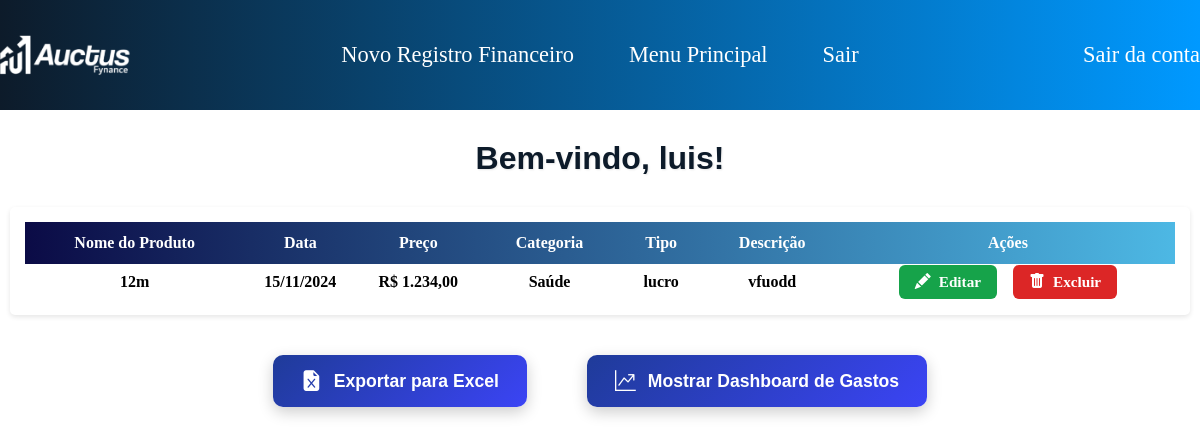
The page /pages/ver_gastos.php (signed in) on the database as committed earlier.
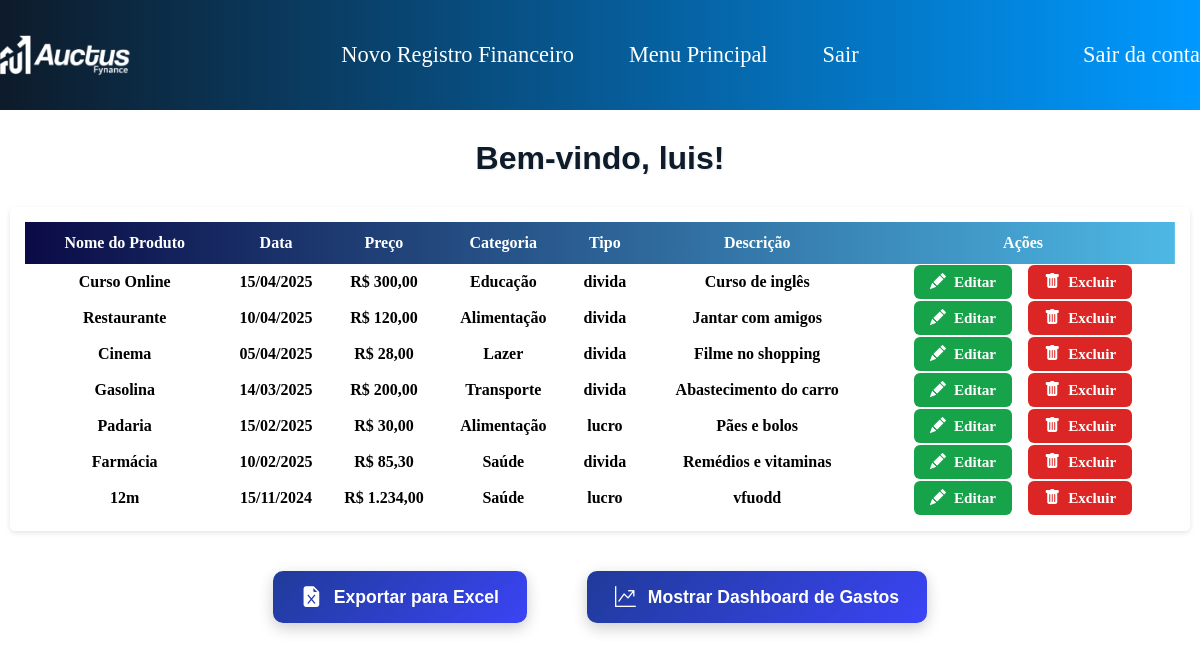
The same page on the database as committed later.
### tables this page shows
CREATE TABLE `gastos` (
  `id` int(11) NOT NULL,
  `user_id` int(11) NOT NULL,
  `Tipo` enum('lucro','divida') DEFAULT NULL,
  `Produto` varchar(255) NOT NULL,
  `data_gasto` date NOT NULL,
  `preco` decimal(10,2) NOT NULL,
  `categoria` varchar(255) NOT NULL,
  `descricao` text DEFAULT NULL
);

### pages/ver_gastos.php (the view, shortened to what this page needs)
<?php
$user_id = $_SESSION['usuario_id'];
$nome = $_SESSION['usuario_nome'];
$conn = new mysqli("localhost", "root", "", "sistema_login");
$sql = "SELECT * FROM gastos WHERE user_id = ? ORDER BY data_gasto DESC";
$stmt = $conn->prepare($sql);
$stmt->bind_param("i", $user_id);
$stmt->execute();
$result = $stmt->get_result();
$Produto = [];
while ($row = $result->fetch_assoc()) {
    $Produto[] = $row;
}
?>
<!DOCTYPE html>
<html lang="pt-br">
<head>
  <link rel="stylesheet" href="../styles/pasta Dos CSS/ver_gastos.css">
  <link href="https://cdn.jsdelivr.net/npm/bootstrap-icons@1.10.5/font/bootstrap-icons.css" rel="stylesheet">
</head>
<body>
<header>
        <div class="container">
            <img src="../../src/assets/Imagens do Site/Conteudo do site/Logo Branca.png" alt="logo do sistema" class="logo">
            <nav class="nav-links">
                <ul>
                    <li><a href="adicionar_gasto.php">Novo Registro Financeiro</a></li>
                    <li><a href="pasta Dos HTML/paginaprincipal.php">Menu Principal</a></li>
                    <li><a href="logout.php">Sair</a></li>
                </ul>
            </nav>
            <div class="login">
            <a href="logout.php">Sair da conta</a>
            </div>
        </div>
    </header>
    <span class="bem-vindo">Bem-vindo, <?php echo htmlspecialchars($nome); ?>!</span>
<div class="table-container">
   <?php if ($result->num_rows > 0): ?>
    <table>
      <thead>
        <tr>
          <th>Nome do Produto</th>
          <th>Data</th>
          <th>Preço</th>
          <th>Categoria</th>
          <th>Tipo</th>
          <th>Descrição</th>
          <th>Ações</th>
        </tr>
      </thead>
      <tbody>
        <?php foreach ($Produto as $row): ?>
          <tr>
            <td><?= htmlspecialchars($row['Produto']) ?></td>
            <td><?= date('d/m/Y', strtotime($row['data_gasto'])) ?></td>
            <td>R$ <?= number_format($row['preco'], 2, ',', '.') ?></td>
            <td><?= htmlspecialchars($row['categoria']) ?></td>
            <td><?= htmlspecialchars($row['Tipo']) ?></td>
            <td><?= htmlspecialchars($row['descricao']) ?></td>
            <td>
  <a class="botao-editar" href="editar_gasto.php?id=<?php echo $row['id']; ?>">
    <i class="bi bi-pencil-fill"></i> Editar
  </a>
  <a class="botao-excluir" href="ver_gastos.php?delete_id=<?php echo $row['id']; ?>" onclick="return confirm('Tem certeza que deseja excluir este gasto?');">
    <i class="bi bi-trash-fill"></i> Excluir
  </a>
</td>
          </tr>
        <?php endforeach; ?>
      </tbody>
    </table>
  <?php else: ?>
    <p>Você ainda não adicionou nenhum gasto.</p>
  <?php endif; ?>
</div>
<div class="botoes-dashboard">
  <form method="post">
    <button type="submit" name="exportar_excel" class="btn-dashboard">
      <i class="bi bi-file-earmark-excel-fill"></i> Exportar para Excel
    </button>
  </form>
  <button class="btn-dashboard" onclick="mostrarDashboard()">
    <i class="bi bi-graph-up-arrow"></i> Mostrar Dashboard de Gastos
  </button>
</div>
</body>
</html>

### styles/pasta Dos CSS/ver_gastos.css (style rules this page uses)
html, body { margin: 0; padding: 0; overflow-x: hidden; width: 100%; }
* { box-sizing: border-box; max-width: 100%; }
header { background: linear-gradient( to right, #0d1b2a, #0099ff ); padding: 30px 0; color: white; }
.container { max-width: 1200px; margin: 0 auto; display: grid; grid-template-columns: 1fr 2fr 1fr; align-items: center; gap: 20px; }
.logo { max-height: 50px; }
.nav-links ul { list-style: none; display: flex; justify-content: center; gap: 55px; padding: 0; margin: 0; }
.nav-links a { font-family: "Atomic"; text-decoration: none; color: white; font-weight: 500; font-size: 1.4rem; transition: color 0.3s; }
.login { text-align: right; }
.login a { font-family: "Atomic"; text-decoration: none; color: white; font-weight: 500; font-size: 1.4rem; transition: color 0.3s; }
.bem-vindo { display: block; text-align: center; font-size: 2rem; font-family: "Atomic", sans-serif; margin: 30px 0; color: #0d1b2a; font-weight: bold; text-shadow: 1px 1px 2px rgba(0, 0, 0, 0.1); }
.table-container { margin: 20px auto; background: white; text-align: center; font-weight: bolder; padding: 15px; border-radius: 5px; box-shadow: 0 2px 5px rgba(0, 0, 0, 0.1); width: calc(100% - 20px); max-width: 1200px; }
table { width: 100%; border-collapse: collapse; }
thead { background: linear-gradient(to right, #0b0b46, #4db8e4); }
thead th { color: rgb(255, 255, 255); padding: 12px; background: transparent; }
.botao-editar, .botao-excluir { display: inline-flex; align-items: center; gap: 8px; padding: 8px 16px; font-size: 0.95rem; font-weight: bold; border: none; border-radius: 6px; cursor: pointer; text-decoration: none; transition: background 0.3s ease, transform 0.2s; }
.botao-editar { background-color: #16a34a; color: white; }
.botao-excluir { background-color: #dc2626; color: white; margin-left: 12px; }
.botao-editar i, .botao-excluir i { font-size: 1rem; }
.botoes-dashboard { display: flex; justify-content: center; align-items: center; gap: 60px; margin: 40px 0; flex-wrap: wrap; }
.btn-dashboard { display: inline-flex; align-items: center; gap: 12px; background: linear-gradient(135deg, #1f3b99, #3b44f5); color: white; padding: 14px 28px; border: none; border-radius: 10px; font-size: 1.1rem; font-family: "Atomic", sans-serif; font-weight: bold; cursor: pointer; transition: all 0.3s ease; box-shadow: 0 5px 15px rgba(0, 0, 0, 0.2); }
.btn-dashboard i { font-size: 1.3rem; }

Rows that differ between the two databases and show on the page:
added gastos: Produto "Curso Online", data_gasto "15/04/2025", preco "300,00", categoria "Educação", Tipo "divida", descricao "Curso de inglês"
added gastos: Produto "Restaurante", data_gasto "10/04/2025", preco "120,00", categoria "Alimentação", Tipo "divida", descricao "Jantar com amigos"
added gastos: Produto "Cinema", data_gasto "05/04/2025", preco "28,00", categoria "Lazer", Tipo "divida", descricao "Filme no shopping"
added gastos: Produto "Gasolina", data_gasto "14/03/2025", preco "200,00", categoria "Transporte", Tipo "divida", descricao "Abastecimento do carro"
added gastos: Produto "Padaria", data_gasto "15/02/2025", preco "30,00", categoria "Alimentação", Tipo "lucro", descricao "Pães e bolos"
added gastos: Produto "Farmácia", data_gasto "10/02/2025", preco "85,30", categoria "Saúde", Tipo "divida", descricao "Remédios e vitaminas"
